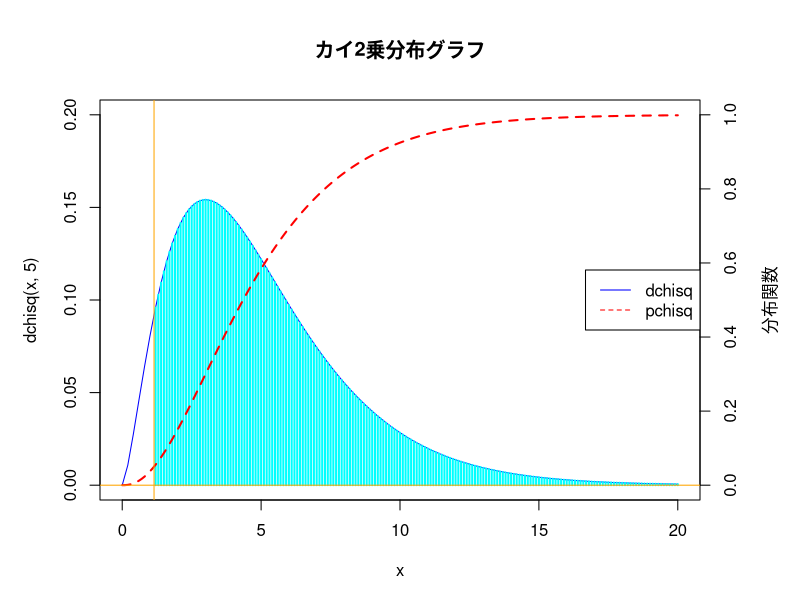

The R source for this figure:
p<-0.95
q<-qchisq(1-p,5)
par(mai = c(1,1,1,1))
x<-seq(0,20,0.1)
curve(dchisq(x,5),0,20,col="blue",main="カイ2乗分布グラフ",lty=1,ylim=c(0.0,0.2))
subset_x <- x[x >= q]
subset_y <- dchisq(x,5)[x >= q]
lines(subset_x, subset_y, type = "h", col = "cyan", lwd = 2)
par(new=T)
plot(x,pchisq(x,5),axes=F,type="l",col="red",ylim=c(0,1),lwd=2,xlab="",ylab="",lty=2)
axis(4)
mtext("分布関数",side=4,line=3)
abline(v=q ,col="orange")
abline(h=0,col="orange")
# 範囲の確率を計算
labels<-c("dchisq","pchisq")
cols<-c("blue","red")
lts<-c(1,2)
legend("right",legend=labels, col=cols,lty=lts)
print(paste("X0=",q))
